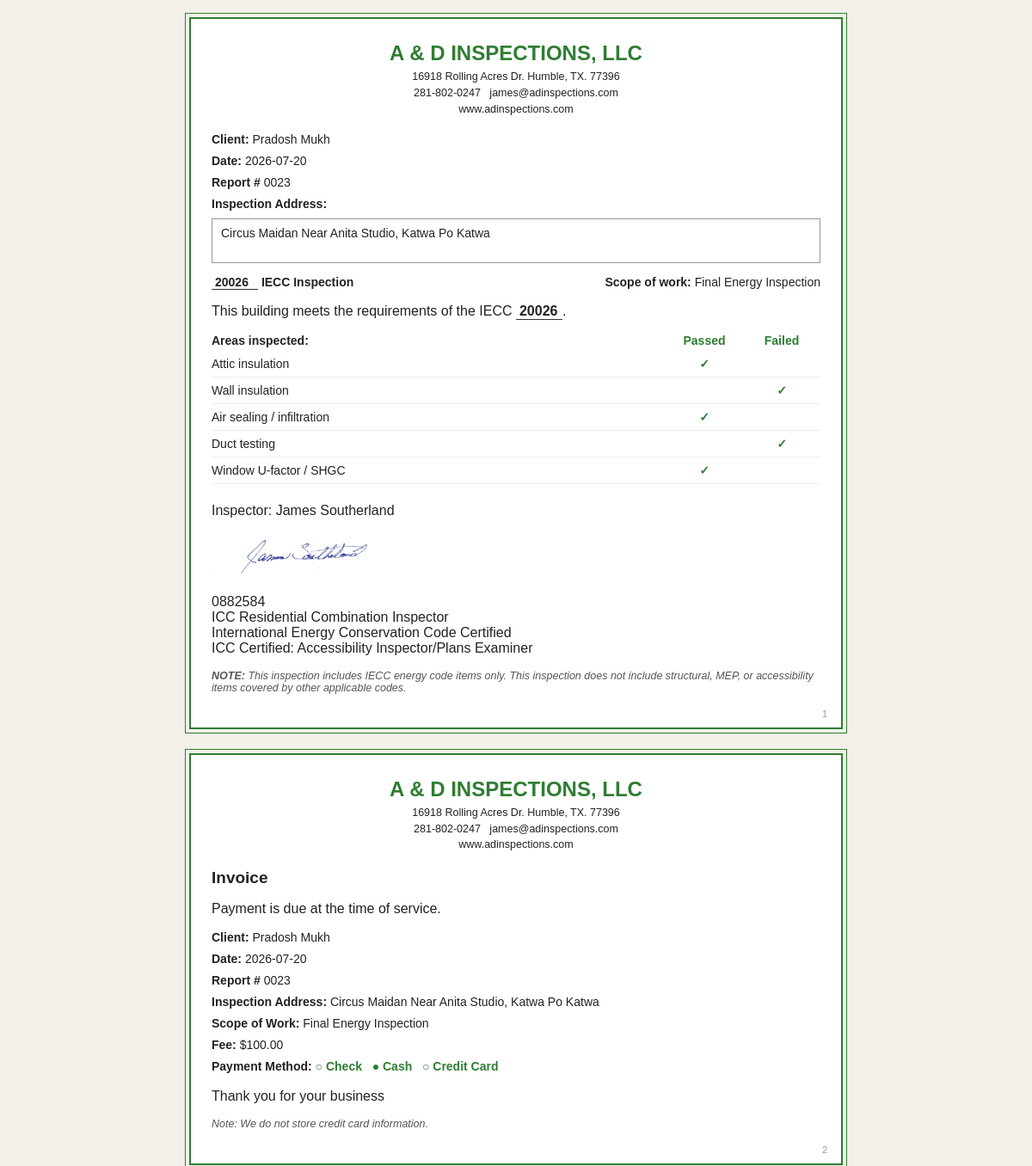
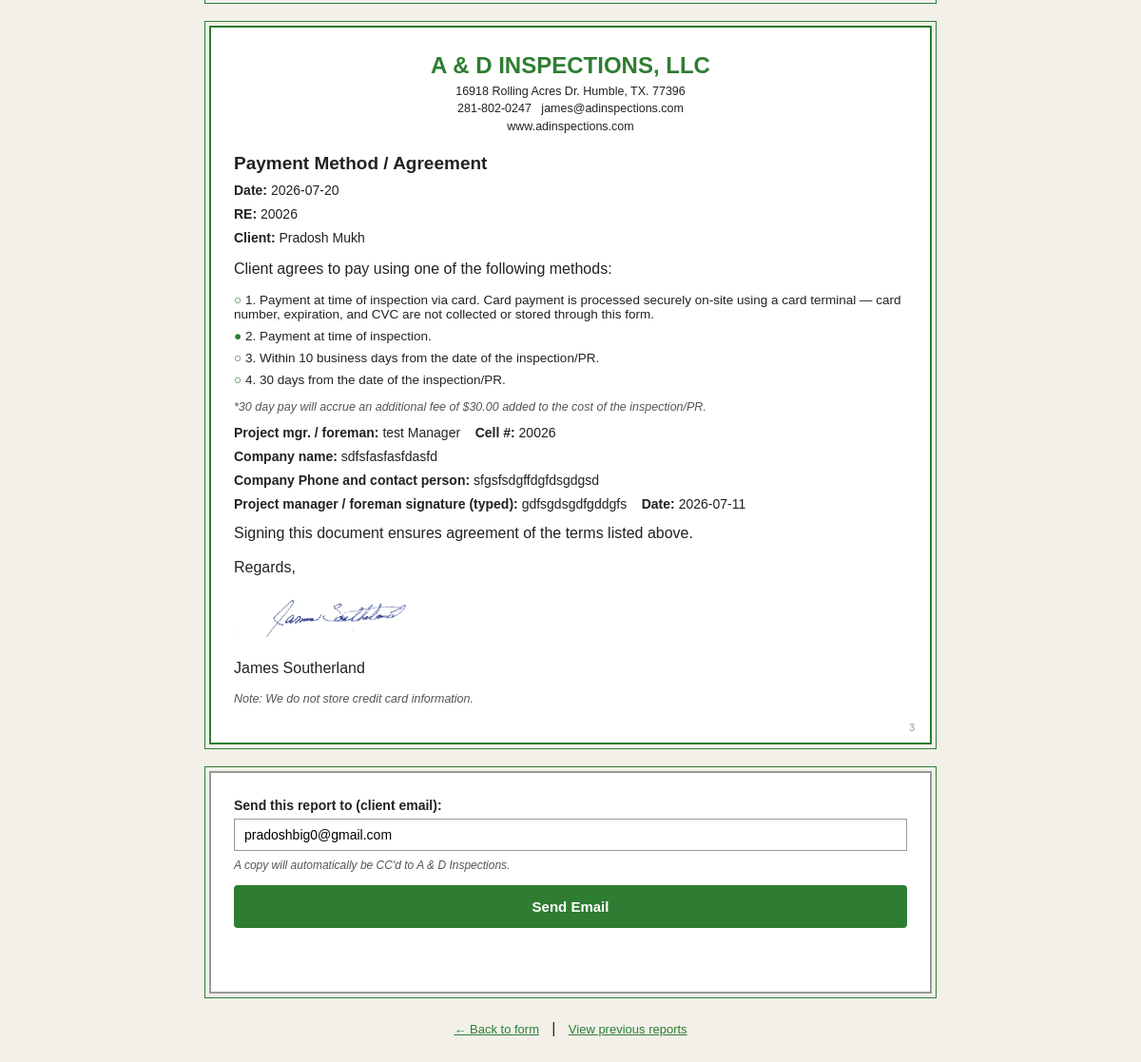
/report.php?id=r6a5ddfdadc16b6.27469794 (signed in), run on the app's committed database (2 pictures, top to bottom).
### tables this page shows
CREATE TABLE `inspections` (
  `id` varchar(40) NOT NULL,
  `client` varchar(255) NOT NULL,
  `inspection_date` date NOT NULL,
  `report_number` varchar(100) DEFAULT '',
  `address` varchar(500) NOT NULL,
  `iecc_year` varchar(10) DEFAULT '',
  `iecc_year2` varchar(10) DEFAULT '',
  `areas` longtext NOT NULL CHECK (json_valid(`areas`)),
  `fee` decimal(10,2) DEFAULT NULL,
  `payment_method` varchar(50) DEFAULT NULL,
  `payment_option` tinyint(4) DEFAULT NULL,
  `re_field` varchar(500) DEFAULT '',
  `pm_name` varchar(255) DEFAULT '',
  `pm_cell` varchar(50) DEFAULT '',
  `company_name` varchar(255) DEFAULT '',
  `company_contact` varchar(255) DEFAULT '',
  `signature_name` varchar(255) DEFAULT '',
  `signature_date` date DEFAULT NULL,
  `recipient_email` varchar(255) DEFAULT '',
  `saved_at` datetime NOT NULL
);

### report_render.php (the view, shortened to what this page needs)
<?php
function render_report_html($r, $signatureSrc = 'cid:signature') {
    $esc = function ($v) { return htmlspecialchars((string) $v, ENT_QUOTES, 'UTF-8'); };
    $areas = is_array($r['areas']) ? $r['areas'] : (json_decode($r['areas'], true) ?: []);
    $areasHtml = '';
    foreach ($areas as $a) {
        $status = isset($a['status']) ? $a['status'] : '';
        $passMark = $status === 'pass' ? '&#10003;' : '';
        $failMark = $status === 'fail' ? '&#10003;' : '';
        $areasHtml .=
            '<div class="rp-area-row">' .
                '<div class="rp-area-name">' . $esc(isset($a['name']) ? $a['name'] : '') . '</div>' .
                '<div class="rp-area-check">' . $passMark . '</div>' .
                '<div class="rp-area-check">' . $failMark . '</div>' .
            '</div>';
    }
    $methods = ['Check', 'Cash', 'Credit Card'];
    $methodHtml = '';
    foreach ($methods as $m) {
        $mark = ($r['payment_method'] === $m) ? '&#9679;' : '&#9675;';
        $methodHtml .= '<span class="rp-radio">' . $mark . ' ' . $esc($m) . '</span>&nbsp;&nbsp;&nbsp;';
    }
    $optionText = [
        1 => 'Payment at time of inspection via card. Card payment is processed securely on-site using a card terminal — card number, expiration, and CVC are not collected or stored through this form.',
        2 => 'Payment at time of inspection.',
        3 => 'Within 10 business days from the date of the inspection/PR.',
        4 => '30 days from the date of the inspection/PR.'
    ];
    $optionsHtml = '';
    foreach ($optionText as $num => $text) {
        $mark = ((int) $r['payment_option'] === $num) ? '&#9679;' : '&#9675;';
        $optionsHtml .= '<div class="rp-option"><span class="rp-radio">' . $mark . '</span> ' . $num . '. ' . $esc($text) . '</div>';
    }
    ?>
    <div class="rp-sheet">
        <?php include __DIR__ . '/report_letterhead.php'; ?>
        <div class="rp-field"><span class="rp-label">Client:</span> <?php echo $esc($r['client']); ?></div>
        <div class="rp-field"><span class="rp-label">Date:</span> <?php echo $esc($r['inspection_date']); ?></div>
        <div class="rp-field"><span class="rp-label">Report #</span> <?php echo $esc($r['report_number']); ?></div>
        <div class="rp-field"><span class="rp-label">Inspection Address:</span></div>
        <div class="rp-box"><?php echo $esc($r['address']); ?></div>
        <div class="rp-row" style="margin-top:14px;">
            <div><span class="rp-underline"><?php echo $esc($r['iecc_year']); ?></span> <strong>IECC Inspection</strong></div>
            <div><strong>Scope of work:</strong> Final Energy Inspection</div>
        </div>
        <p>This building meets the requirements of the IECC <span class="rp-underline"><?php echo $esc($r['iecc_year2']); ?></span>.</p>
        <div class="rp-area-header">
            <div class="rp-area-name"><strong>Areas inspected:</strong></div>
            <div class="rp-area-check"><strong>Passed</strong></div>
            <div class="rp-area-check"><strong>Failed</strong></div>
        </div>
        <?php echo $areasHtml; ?>
        <p style="margin-top:22px;">Inspector: James Southerland</p>
        <img src="<?php echo $esc($signatureSrc); ?>" alt="signature" style="height:44px;margin:4px 0;">
        <p>0882584<br>
        ICC Residential Combination Inspector<br>
        International Energy Conservation Code Certified<br>
        ICC Certified: Accessibility Inspector/Plans Examiner</p>
        <p class="rp-note"><strong>NOTE:</strong> This inspection includes IECC energy code items only. This inspection does not include structural, MEP, or accessibility items covered by other applicable codes.</p>
    </div>
    <div class="rp-sheet">
        <?php include __DIR__ . '/report_letterhead.php'; ?>
        <h2 class="rp-h2">Invoice</h2>
        <p>Payment is due at the time of service.</p>
        <div class="rp-field"><span class="rp-label">Client:</span> <?php echo $esc($r['client']); ?></div>
        <div class="rp-field"><span class="rp-label">Date:</span> <?php echo $esc($r['inspection_date']); ?></div>
        <div class="rp-field"><span class="rp-label">Report #</span> <?php echo $esc($r['report_number']); ?></div>
        <div class="rp-field"><span class="rp-label">Inspection Address:</span> <?php echo $esc($r['address']); ?></div>
        <div class="rp-field"><span class="rp-label">Scope of Work:</span> Final Energy Inspection</div>
        <div class="rp-field"><span class="rp-label">Fee:</span> $<?php echo $esc(number_format((float) $r['fee'], 2)); ?></div>
        <div class="rp-field"><span class="rp-label">Payment Method:</span> <?php echo $methodHtml; ?></div>
        <p style="margin-top:18px;">Thank you for your business</p>
        <p class="rp-note">Note: We do not store credit card information.</p>
    </div>
    <div class="rp-sheet">
        <?php include __DIR__ . '/report_letterhead.php'; ?>
        <h2 class="rp-h2">Payment Method / Agreement</h2>
        <div class="rp-field"><span class="rp-label">Date:</span> <?php echo $esc($r['inspection_date']); ?></div>
        <div class="rp-field"><span class="rp-label">RE:</span> <?php echo $esc($r['re_field']); ?></div>
        <div class="rp-field"><span class="rp-label">Client:</span> <?php echo $esc($r['client']); ?></div>
        <p>Client agrees to pay using one of the following methods:</p>
        <?php echo $optionsHtml; ?>
        <p class="rp-note">*30 day pay will accrue an additional fee of $30.00 added to the cost of the inspection/PR.</p>
        <div class="rp-field"><span class="rp-label">Project mgr. / foreman:</span> <?php echo $esc($r['pm_name']); ?> &nbsp;&nbsp; <span class="rp-label">Cell #:</span> <?php echo $esc($r['pm_cell']); ?></div>
        <div class="rp-field"><span class="rp-label">Company name:</span> <?php echo $esc($r['company_name']); ?></div>
        <div class="rp-field"><span class="rp-label">Company Phone and contact person:</span> <?php echo $esc($r['company_contact']); ?></div>
        <div class="rp-field"><span class="rp-label">Project manager / foreman signature (typed):</span> <?php echo $esc($r['signature_name']); ?> &nbsp;&nbsp; <span class="rp-label">Date:</span> <?php echo $esc($r['signature_date']); ?></div>
        <p style="margin-top:14px;">Signing this document ensures agreement of the terms listed above.</p>
        <p style="margin-top:18px;">Regards,</p>
        <img src="<?php echo $esc($signatureSrc); ?>" alt="signature" style="height:44px;margin:4px 0;">
        <p>James Southerland</p>
        <p class="rp-note">Note: We do not store credit card information.</p>
    </div>
    <?php
    return ob_get_clean();
}
    ?>

### report.php (shortened to what this page needs)
<?php
require_once 'config.php';
require_once 'report_render.php';
$id = isset($_GET['id']) ? $_GET['id'] : '';
$stmt = mysqli_prepare($conn, "SELECT * FROM inspections WHERE id = ?");
mysqli_stmt_bind_param($stmt, 's', $id);
mysqli_stmt_execute($stmt);
$result = mysqli_stmt_get_result($stmt);
$record = mysqli_fetch_assoc($result);
$record['areas'] = json_decode($record['areas'], true);
?>
<!DOCTYPE html>
<html lang="en">
<head>
<link rel="stylesheet" href="report.css">
</head>
<body>
<?php echo render_report_html($record, 'image/signature.png'); ?>
<div class="rp-sheet no-pagenum" style="max-width:760px;border-color:#999;">
  <label for="r-recipient" style="font-weight:bold;font-family:Arial,sans-serif;font-size:14px;display:block;margin-bottom:6px;">Send this report to (client email):</label>
  <input type="email" id="r-recipient" placeholder="client@example.com"
         value="<?php echo htmlspecialchars($record['recipient_email'], ENT_QUOTES, 'UTF-8'); ?>"
         style="width:100%;font-family:Arial,sans-serif;font-size:14px;padding:8px 10px;border:1px solid #999;box-sizing:border-box;">
  <p style="font-size:12px;color:#555;font-style:italic;margin:8px 0 0;">A copy will automatically be CC'd to A &amp; D Inspections.</p>
  <button id="r-send-btn" type="button"
          style="margin-top:14px;width:100%;padding:12px;border-radius:4px;font-family:Arial,sans-serif;font-weight:bold;font-size:15px;cursor:pointer;border:2px solid #2E7D32;background:#2E7D32;color:#fff;">
    Send Email
  </button>
  <p id="r-status" style="text-align:center;font-family:Arial,sans-serif;font-size:13px;font-weight:bold;min-height:18px;margin-top:10px;"></p>
</div>
<div style="text-align:center;margin-top:10px;">
  <a href="index.php" style="color:#2E7D32;font-family:Arial,sans-serif;font-size:13px;">&larr; Back to form</a>
  &nbsp;&nbsp;|&nbsp;&nbsp;
  <a href="reports_list.php" style="color:#2E7D32;font-family:Arial,sans-serif;font-size:13px;">View previous reports</a>
</div>
</body>
</html>

### report.css (style rules this page uses)
body { background:#F2F0E9; font-family:Arial, Helvetica, sans-serif; color:#222; margin:0; padding:20px 10px 60px; }
.rp-sheet { max-width:760px; margin:0 auto 28px; background:#fff; border:2px solid #2E7D32; outline:1px solid #2E7D32; outline-offset:4px; padding:26px 24px; box-sizing:border-box; position:relative; counter-increment:rp-page; }
.rp-sheet::after { content:counter(rp-page); position:absolute; bottom:10px; right:16px; font-family:Arial, Helvetica, sans-serif; font-size:11px; color:#999; }
.rp-sheet.no-pagenum::after { content:none; }
body { counter-reset:rp-page; }
.rp-h2 { font-size:19px; margin:0 0 6px; }
.rp-field { margin:9px 0; font-size:14px; }
.rp-label { font-weight:bold; }
.rp-box { border:1px solid #999; min-height:34px; padding:8px 10px; margin-top:4px; font-size:14px; }
.rp-row { display:flex; justify-content:space-between; flex-wrap:wrap; gap:10px; font-size:14px; margin-top:10px; }
.rp-underline { display:inline-block; min-width:46px; border-bottom:1px solid #333; padding:0 4px; font-weight:bold; }
.rp-area-header { display:grid; grid-template-columns:1fr 90px 90px; font-size:14px; margin-top:16px; padding-bottom:4px; }
.rp-area-row { display:grid; grid-template-columns:1fr 90px 90px; align-items:center; font-size:14px; padding:7px 0; border-bottom:1px solid #eee; }
.rp-area-check { text-align:center; color:#2E7D32; font-weight:bold; }
.rp-note { font-size:12.5px; font-style:italic; color:#555; margin-top:14px; }
.rp-option { font-size:13.5px; margin:8px 0; }
.rp-radio { color:#2E7D32; font-weight:bold; }

### data on the page
inspections: client "Pradosh Mukh", inspection_date "2026-07-20", report_number "0023", address "Circus Maidan Near Anita Studio, Katwa Po Katwa", iecc_year "20026", iecc_year2 "20026", fee "100.00", payment_method "○", payment_method "●", re_field "20026", payment_option "○", payment_option "●", pm_name "test Manager", pm_cell "20026", company_name "sdfsfasfasfdasfd", company_contact "sfgsfsdgffdgfdsgdgsd", signature_name "gdfsgdsgdfgddgfs", signature_date "2026-07-11", recipient_email "pradoshbig0@gmail.com"

### other printed values
$COMPANY_NAME "A & D INSPECTIONS, LLC A & D INSPECTIONS, LLC A & D INSPECTIONS, LLC"
$COMPANY_ADDRESS "16918 Rolling Acres Dr. Humble, TX. 77396 16918 Rolling Acres Dr. Humble, TX. 77396 16918 Rolling Acres Dr. Humble, TX. 77396"
$COMPANY_PHONE "281-802-0247 281-802-0247 281-802-0247"
$COMPANY_EMAIL "james@adinspections.com james@adinspections.com james@adinspections.com"
$COMPANY_WEBSITE "www.adinspections.com www.adinspections.com www.adinspections.com"
$esc(isset($a['name']) ? $a['name'] : '') "Attic insulation"
$passMark "✓"
$esc(isset($a['name']) ? $a['name'] : '') "Wall insulation"
$failMark "✓"
$esc(isset($a['name']) ? $a['name'] : '') "Air sealing / infiltration"
$esc(isset($a['name']) ? $a['name'] : '') "Duct testing"
$esc(isset($a['name']) ? $a['name'] : '') "Window U-factor / SHGC"
$esc($m) "Check"
$esc($m) "Cash"
$esc($m) "Credit Card"
